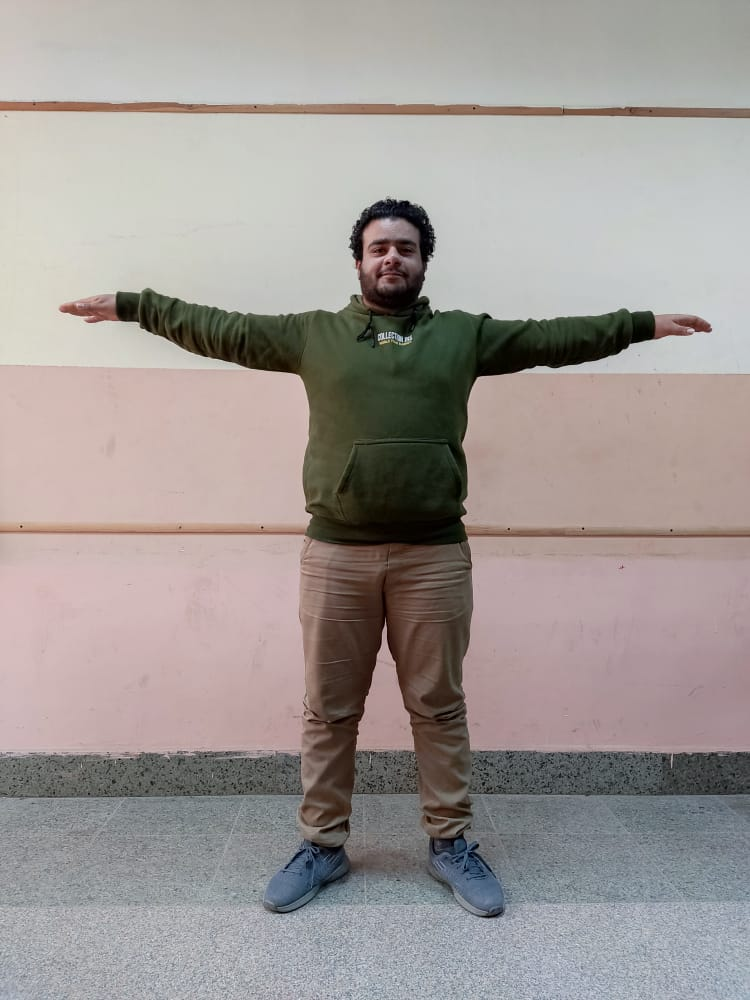
#> input picture example/amin_front.jpeg, 750 x 1000 px
$ python test.py
#> lines starting #> are read from the running program, lines starting #| are printed output that depends on the picture; after the words box and inside, x2 and y2 are one past the last pixel; in counts of white or black regions, pixels touching at a corner belong together
import cv2
import sys

image = cv2.imread('example/amin_front.jpeg')
#> image is the input picture: shape (1000, 750, 3); mean B, G, R 150.5, 153.2, 160
gray = cv2.cvtColor(image, cv2.COLOR_BGR2GRAY)
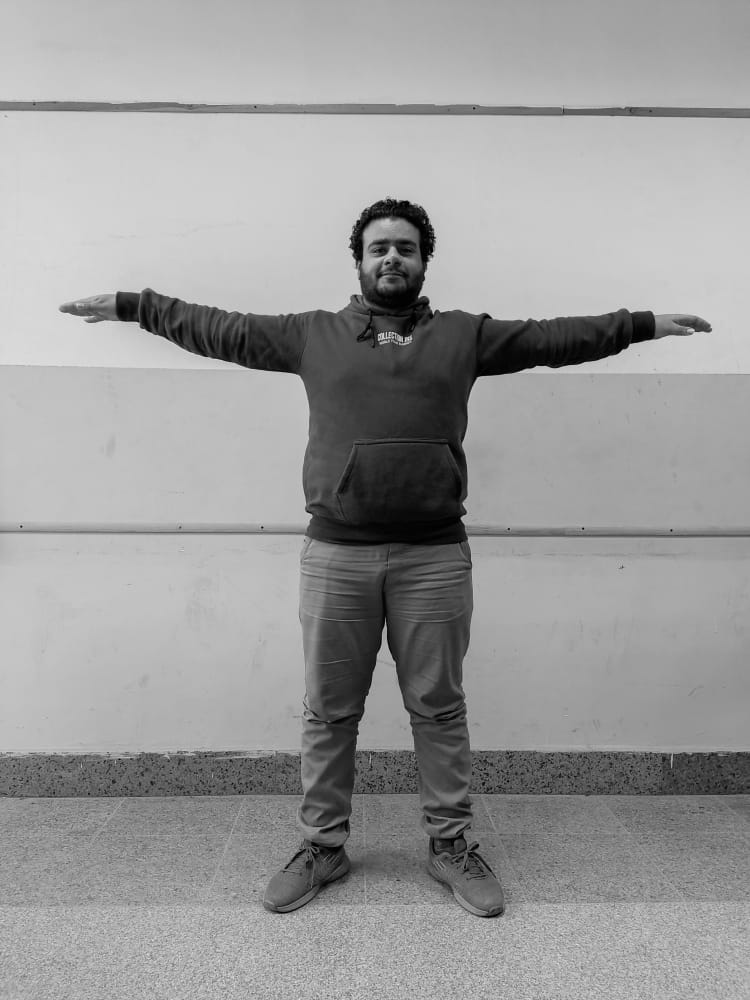
#> gray: shape (1000, 750); min 0, max 228, mean 155

faceCascade = cv2.CascadeClassifier(cv2.data.haarcascades + "haarcascade_frontalface_default.xml")
faces = faceCascade.detectMultiScale(
    gray,
    scaleFactor=1.3,
    minNeighbors=3,
    minSize=(30, 30)
)
#> faces = [[353, 217, 79, 79]]

print("[INFO] Found {0} Faces!".format(len(faces)))
#| [INFO] Found 1 Faces!

for (x, y, w, h) in faces:
    cv2.rectangle(image, (x, y), (x + w, y + h), (0, 255, 0), 2)
#> this loop made 1 pass
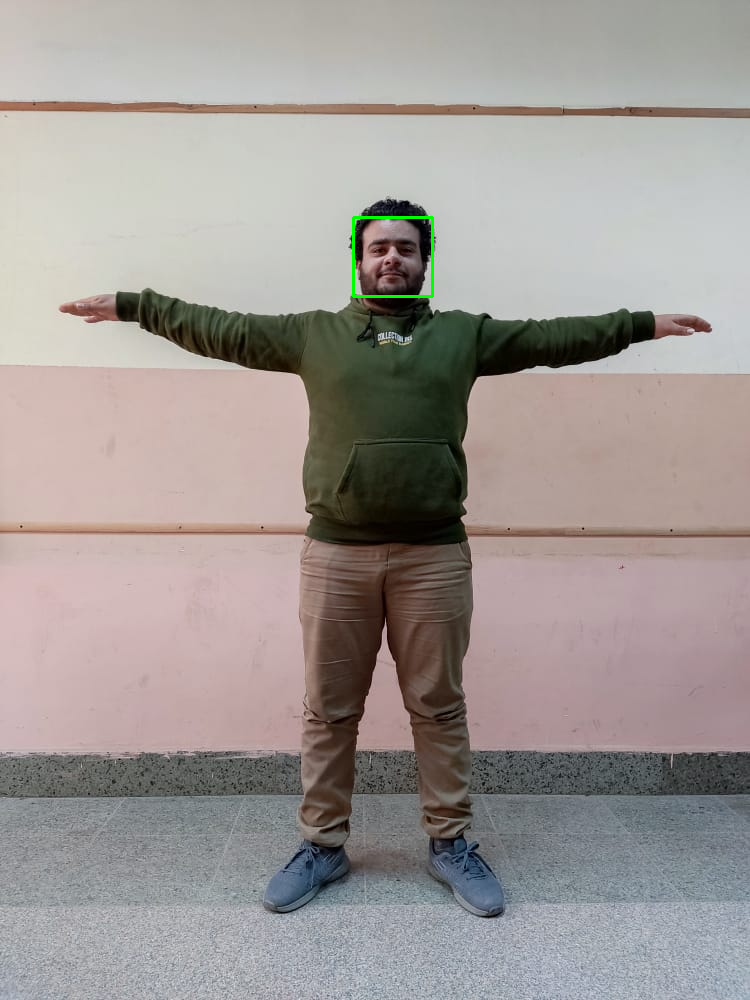
#> image: shape (1000, 750, 3); 0.13% of pixels changed, all inside (x1, y1, x2, y2) = (352, 216, 434, 298)

status = cv2.imshow('faces_detected', image)
cv2.waitKey(0)
cv2.destroyAllWindows()
print("[INFO] Image faces_detected.jpg written to filesystem: ", status)
#| [INFO] Image faces_detected.jpg written to filesystem:  None

$ run again, with example/amin_side.jpeg copied over example/amin_front.jpeg
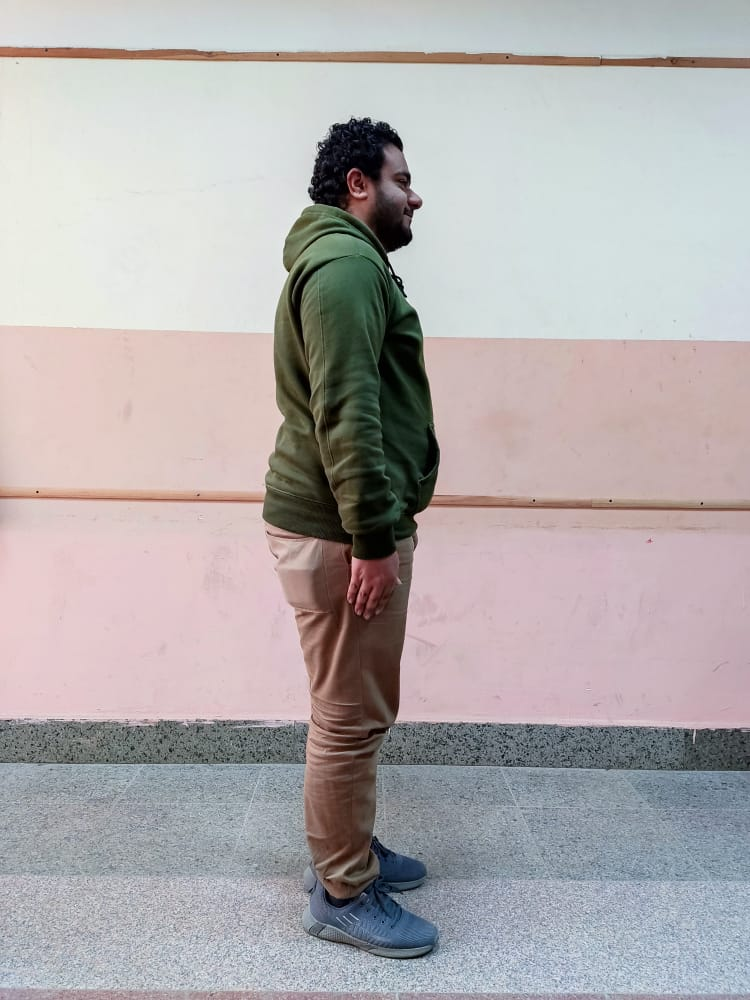
#> input picture example/amin_side.jpeg, 750 x 1000 px
#> image is the input picture: shape (1000, 750, 3); mean B, G, R 173.6, 172.7, 177.6
#> `gray = cv2.cvtColor(image, cv2.COLOR_BGR2GRAY)`:
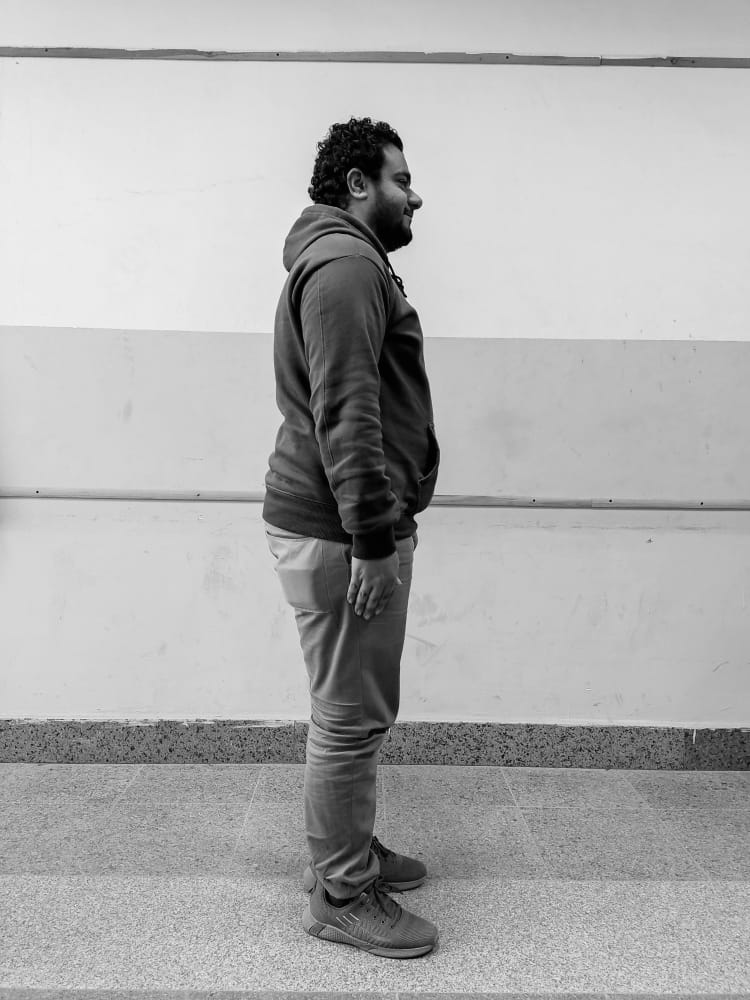
#> gray: shape (1000, 750); min 0, max 254, mean 174.3
#> faces = ()
#| [INFO] Found 0 Faces!
#| [INFO] Image faces_detected.jpg written to filesystem:  None

$ run again, with example/mms_front.jpeg copied over example/amin_front.jpeg
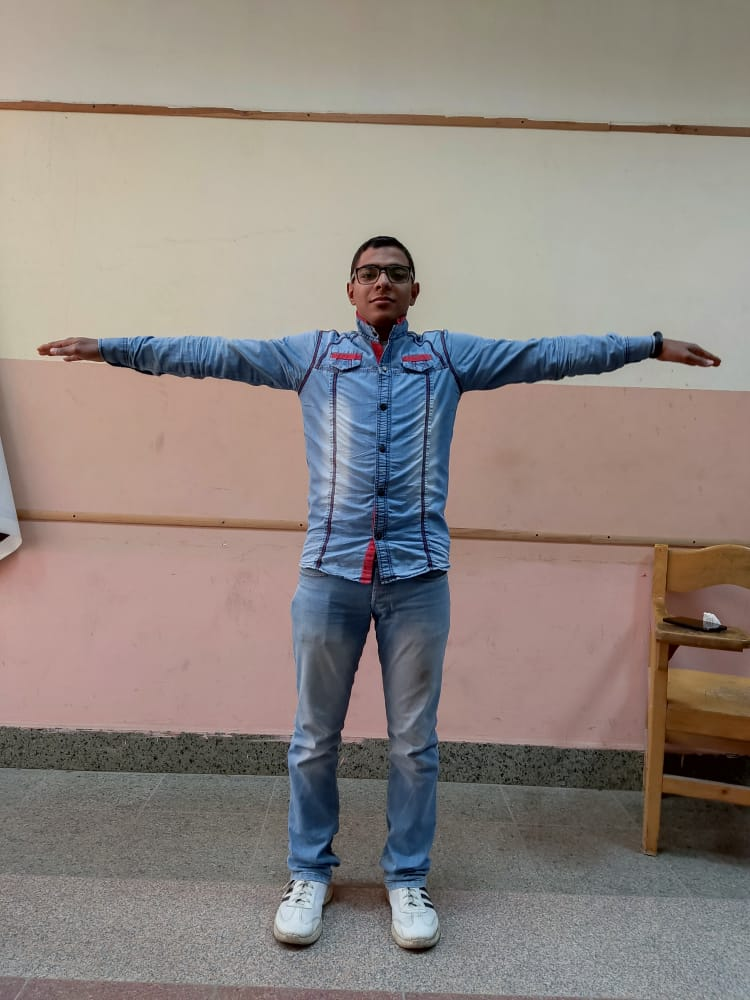
#> input picture example/mms_front.jpeg, 750 x 1000 px
#> image is the input picture: shape (1000, 750, 3); mean B, G, R 128.7, 134, 143.2
#> `gray = cv2.cvtColor(image, cv2.COLOR_BGR2GRAY)`:
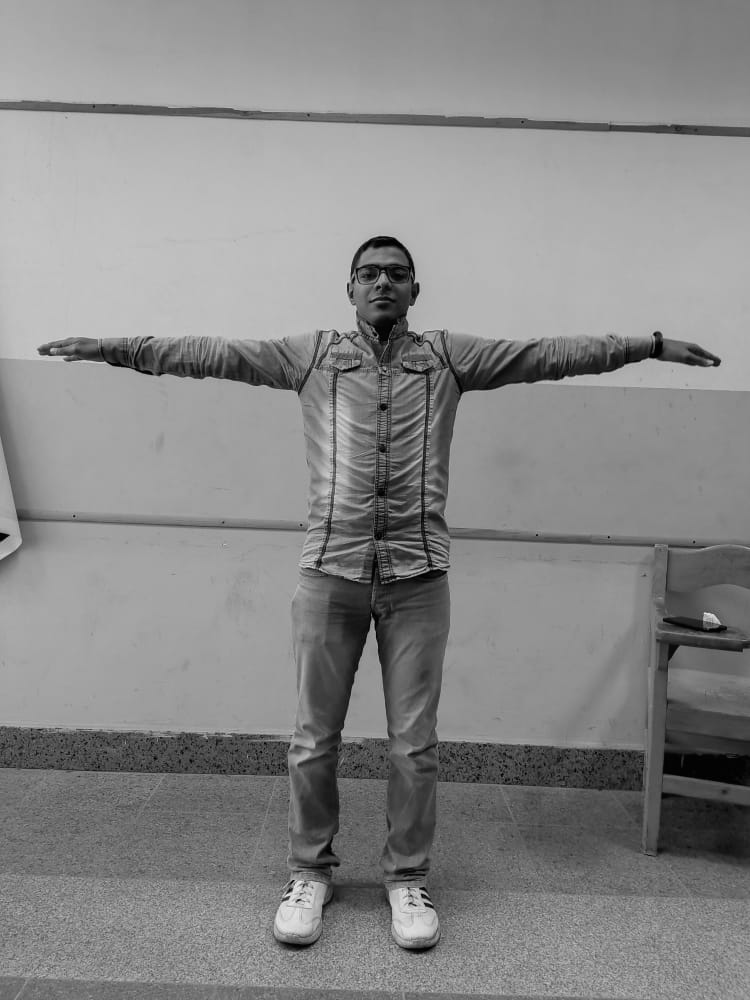
#> gray: shape (1000, 750); min 0, max 233, mean 136.1
#> faces = [[346, 244, 76, 76]]
#| [INFO] Found 1 Faces!
#> the loop `for (x, y, w, h) in faces:` made 1 pass
#> after the loop `for (x, y, w, h) in faces:`:
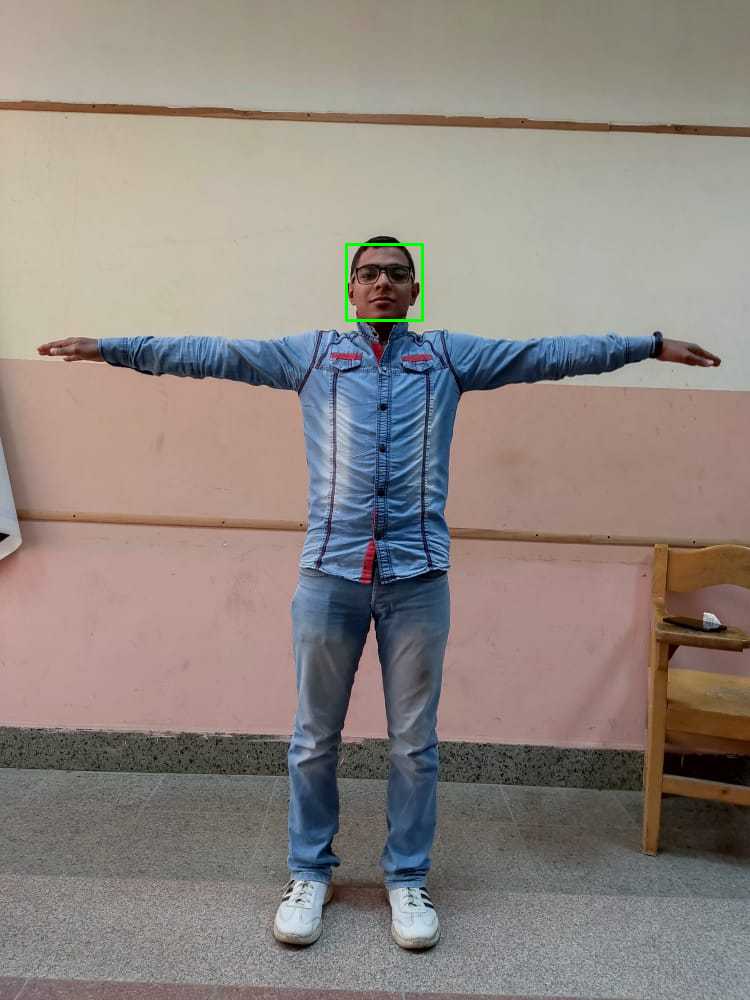
#> image: shape (1000, 750, 3); 0.12% of pixels changed, all inside (x1, y1, x2, y2) = (345, 243, 424, 322)
#| [INFO] Image faces_detected.jpg written to filesystem:  None
